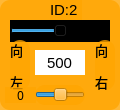
    <widget class="QWidget" name="widget_id2" native="true">
     <property name="geometry">
      <rect>
       <x>180</x>
       <y>60</y>
       <width>120</width>
       <height>110</height>
      </rect>
     </property>
     <property name="styleSheet">
      <string notr="true">background-color: rgb(255, 165, 0, 200);
border-radius:10px;</string>
     </property>
     <widget class="QLabel" name="label_ID2">
      <property name="geometry">
       <rect>
        <x>50</x>
        <y>0</y>
        <width>32</width>
        <height>20</height>
       </rect>
      </property>
      <property name="font">
       <font>
        <family>Arial</family>
        <pointsize>11</pointsize>
       </font>
      </property>
      <property name="styleSheet">
       <string notr="true">background-color: rgb(255, 255, 255， 0);
border-radius:0px;</string>
      </property>
      <property name="text">
       <string>ID:2</string>
      </property>
     </widget>
     <widget class="QSlider" name="horizontalSlider_2">
      <property name="geometry">
       <rect>
        <x>10</x>
        <y>20</y>
        <width>100</width>
        <height>22</height>
       </rect>
      </property>
      <property name="autoFillBackground">
       <bool>false</bool>
      </property>
      <property name="styleSheet">
       <string notr="true">background-color: rgb(0, 0, 0);
border-radius:0px;</string>
      </property>
      <property name="minimum">
       <number>0</number>
      </property>
      <property name="maximum">
       <number>1000</number>
      </property>
      <property name="pageStep">
       <number>1</number>
      </property>
      <property name="value">
       <number>500</number>
      </property>
      <property name="orientation">
       <enum>Qt::Horizontal</enum>
      </property>
     </widget>
     <widget class="QLineEdit" name="lineEdit_2">
      <property name="geometry">
       <rect>
        <x>35</x>
        <y>50</y>
        <width>50</width>
        <height>25</height>
       </rect>
      </property>
      <property name="font">
       <font>
        <family>Arial</family>
        <pointsize>11</pointsize>
       </font>
      </property>
      <property name="autoFillBackground">
       <bool>false</bool>
      </property>
      <property name="styleSheet">
       <string notr="true">background-color: rgb(255, 255, 255);
border-radius:0px;</string>
      </property>
      <property name="text">
       <string>500</string>
      </property>
      <property name="alignment">
       <set>Qt::AlignCenter</set>
      </property>
      <property name="readOnly">
       <bool>true</bool>
      </property>
     </widget>
     <widget class="QLabel" name="label_4">
      <property name="geometry">
       <rect>
        <x>10</x>
        <y>40</y>
        <width>20</width>
        <height>50</height>
       </rect>
      </property>
      <property name="font">
       <font>
        <family>黑体</family>
        <pointsize>10</pointsize>
       </font>
      </property>
      <property name="styleSheet">
       <string notr="true">background-color: rgb(255, 255, 255， 0);</string>
      </property>
      <property name="text">
       <string>&lt;html&gt;&lt;head/&gt;&lt;body&gt;&lt;p align=&quot;justify&quot;&gt;向&lt;/p&gt;&lt;p align=&quot;justify&quot;&gt;左&lt;/p&gt;&lt;/body&gt;&lt;/html&gt;</string>
      </property>
     </widget>
     <widget class="QLabel" name="label_d2">
      <property name="geometry">
       <rect>
        <x>5</x>
        <y>87</y>
        <width>31</width>
        <height>16</height>
       </rect>
      </property>
      <property name="font">
       <font>
        <family>黑体</family>
       </font>
      </property>
      <property name="styleSheet">
       <string notr="true">background-color: rgb(255, 255, 255， 0);</string>
      </property>
      <property name="text">
       <string>0</string>
      </property>
      <property name="textFormat">
       <enum>Qt::AutoText</enum>
      </property>
      <property name="alignment">
       <set>Qt::AlignCenter</set>
      </property>
     </widget>
     <widget class="QLabel" name="label_6">
      <property name="geometry">
       <rect>
        <x>95</x>
        <y>40</y>
        <width>20</width>
        <height>50</height>
       </rect>
      </property>
      <property name="font">
       <font>
        <family>黑体</family>
        <pointsize>10</pointsize>
       </font>
      </property>
      <property name="styleSheet">
       <string notr="true">background-color: rgb(255, 255, 255， 0);</string>
      </property>
      <property name="text">
       <string>&lt;html&gt;&lt;head/&gt;&lt;body&gt;&lt;p align=&quot;justify&quot;&gt;向&lt;/p&gt;&lt;p align=&quot;justify&quot;&gt;右&lt;/p&gt;&lt;/body&gt;&lt;/html&gt;</string>
      </property>
     </widget>
     <widget class="QSlider" name="horizontalSlider_12">
      <property name="geometry">
       <rect>
        <x>35</x>
        <y>85</y>
        <width>50</width>
        <height>20</height>
       </rect>
      </property>
      <property name="styleSheet">
       <string notr="true">background-color: rgb(255, 255, 255， 0);</string>
      </property>
      <property name="minimum">
       <number>-125</number>
      </property>
      <property name="maximum">
       <number>125</number>
      </property>
      <property name="pageStep">
       <number>1</number>
      </property>
      <property name="orientation">
       <enum>Qt::Horizontal</enum>
      </property>
     </widget>
    </widget>
